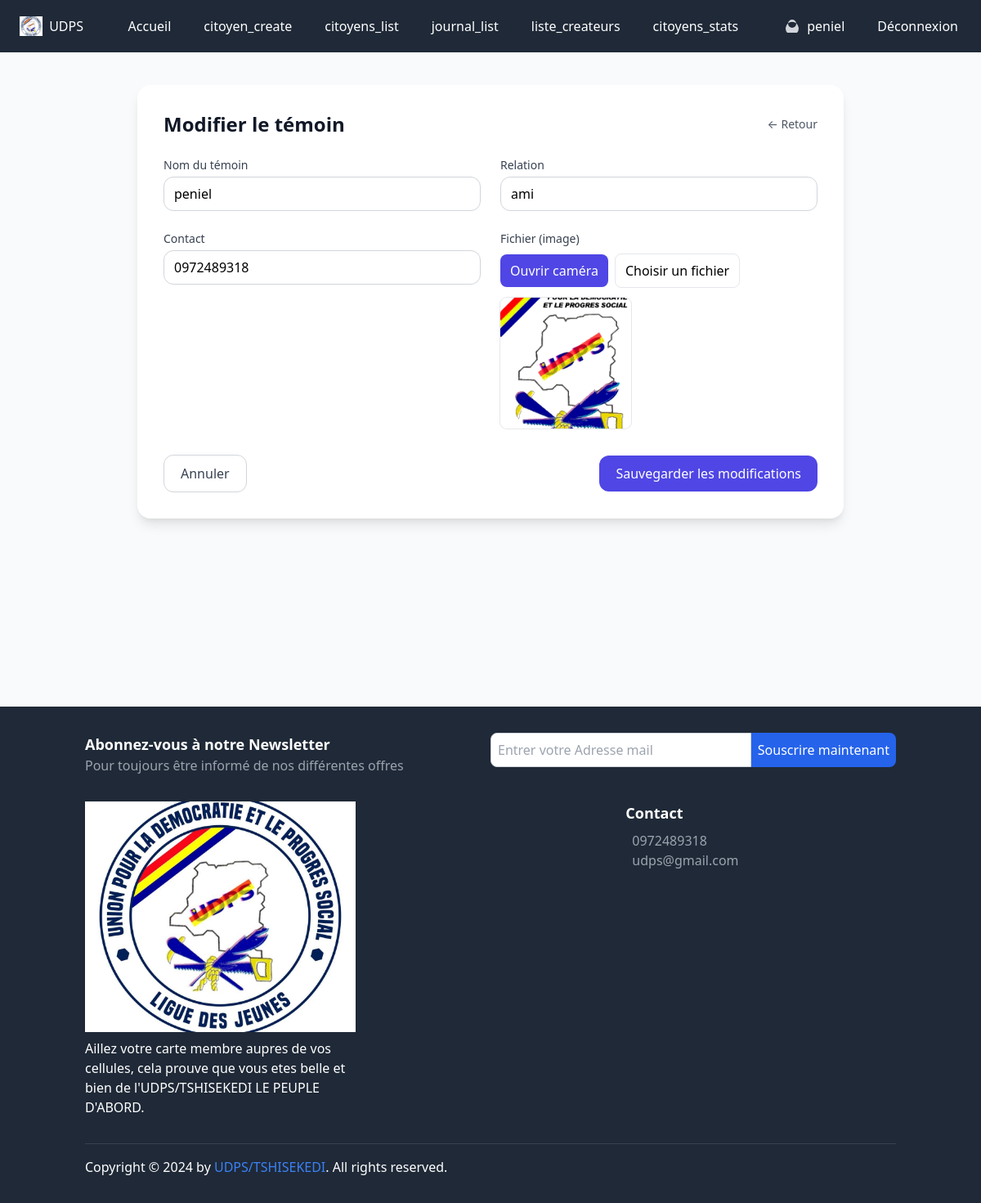
/user/temoin/15/modifier/ (signed in), run on the app's committed database.
### core/models.py (models this page shows, shortened)
class CustomUser(AbstractUser):
    email = models.EmailField(unique=True)
    profile_pic = models.ImageField(upload_to="p_img", blank=True, null=True)
    address = models.CharField(max_length=50, blank=True, null=True)
    phone = models.CharField(max_length=11, blank=True, null=True)
    role = models.CharField(max_length=50, blank=True, null=True)
    bio = models.TextField(blank=True, null=True)
    is_active_user = models.BooleanField(default=False)  # utilisateur désactivé par défaut
    province = models.CharField(max_length=100, blank=True, null=True)
    ville_ou_district = models.CharField(max_length=100, blank=True, null=True)
    commune_ou_contree = models.CharField(max_length=100, blank=True, null=True)
    USERNAME_FIELD = 'email'
    REQUIRED_FIELDS = ('username',)

class Temoin(models.Model):
    citoyen = models.ForeignKey(Citoyen, on_delete=models.CASCADE, related_name="temoins")
    nom = models.CharField(max_length=100)
    relation = models.CharField(max_length=100, help_text="Relation avec le citoyen (ami, parent, voisin, ...)")
    contact = models.CharField(max_length=20)
    signature = models.ImageField(upload_to="citoyens/temoins/signatures/")

### core/views.py (the view)
# urls.py: path("temoin/<int:pk>/modifier/", views.modifier_temoin, name="modifier_temoin"),
@login_required(login_url="signin")
def modifier_temoin(request, pk):
    temoin = get_object_or_404(Temoin, pk=pk)
    if temoin.citoyen.cree_par != request.user:
        messages.error(request, "Vous n’avez pas l’autorisation de modifier ce témoin.")
        return redirect("citoyen_detail", pk=temoin.citoyen.id)
    if request.method == "POST":
        form = TemoinForm(request.POST, request.FILES, instance=temoin)
        if form.is_valid():
            form.save()
            JournalAction.objects.create(
                action="Modification d’un témoin",
                utilisateur=request.user,
                citoyen=temoin.citoyen
            )
            messages.success(request, "Témoin modifié avec succès !")
            return redirect("citoyen_detail", pk=temoin.citoyen.id)
    else:
        form = TemoinForm(instance=temoin)
    return render(request, "core/modifier_temoin.html", {"form": form, "temoin": temoin})

### core/forms.py
class TemoinForm(forms.ModelForm):
    nom = forms.CharField(
        widget=forms.TextInput(attrs={
            "class": "form-control",
            "placeholder": "Entrez le nom du témoin"
        })
    )
    relation = forms.CharField(
        widget=forms.TextInput(attrs={
            "class": "form-control",
            "placeholder": "Relation avec le citoyen"
        })
    )
    contact = forms.CharField(
        widget=forms.TextInput(attrs={
            "class": "form-control",
            "placeholder": "Contact du témoin"
        })
    )
    signature = forms.ImageField(
        widget=forms.FileInput(attrs={
            "class": "form-control",
            "placeholder": "Télécharger la signature"
        })
    )
    class Meta:
        model = Temoin
        fields = ["nom", "relation", "contact", "signature"]

### core/templates/core/modifier_temoin.html (shortened to what this page needs)
{% extends "base.html" %}
{% load widget_tweaks %}
{% block content %}
<div class="min-h-screen bg-gray-50 py-10">
  <div class="max-w-4xl mx-auto px-4">
    <div class="bg-white shadow-lg rounded-2xl p-6 md:p-8">
      <div class="flex items-center justify-between">
        <h1 class="text-xl md:text-2xl font-semibold text-gray-900">Modifier le témoin</h1>
        <a href="{% url 'citoyen_detail' temoin.citoyen.id %}" class="text-sm text-gray-600 hover:text-gray-900">← Retour</a>
      </div>
      <form method="post" enctype="multipart/form-data" class="mt-6 grid grid-cols-1 md:grid-cols-2 gap-6">
        <div>
          <label class="block text-sm font-medium text-gray-700">Nom du témoin</label>
          <input type="text" name="nom" value="{{ form.nom.value|default_if_none:'' }}" required
                 class="mt-1 w-full rounded-xl border border-gray-300 focus:border-indigo-500 focus:ring-indigo-500 px-3 py-2">
        </div>
        <div>
          <label class="block text-sm font-medium text-gray-700">Relation</label>
          <input type="text" name="relation" value="{{ form.relation.value|default_if_none:'' }}" required
                 class="mt-1 w-full rounded-xl border border-gray-300 focus:border-indigo-500 focus:ring-indigo-500 px-3 py-2">
        </div>
        <div>
          <label class="block text-sm font-medium text-gray-700">Contact</label>
          <input type="text" name="contact" value="{{ form.contact.value|default_if_none:'' }}" required
                 class="mt-1 w-full rounded-xl border border-gray-300 focus:border-indigo-500 focus:ring-indigo-500 px-3 py-2">
        </div>
        <div>
            <label class="block text-sm font-medium text-gray-700">Fichier (image)</label>
            <div class="mt-2 flex items-center gap-2">
              <button type="button" id="openSignatureCameraBtn" class="px-3 py-2 bg-indigo-600 text-white rounded-lg">Ouvrir caméra</button>
              <button type="button" id="chooseSignatureBtn" class="px-3 py-2 border rounded-lg">Choisir un fichier</button>
            </div>
            <div class="mt-3">
              {% if temoin.signature %}
                <img id="signaturePreview" src="{{ temoin.signature.url }}" class="w-40 h-40 object-cover rounded-lg ring-1 ring-gray-200">
              {% else %}
                <img id="signaturePreview" class="w-40 h-40 object-cover rounded-lg hidden ring-1 ring-gray-200">
              {% endif %}
            </div>
          </div>
        <div class="md:col-span-2 flex items-center justify-between pt-2">
          <a href="{% url 'citoyen_detail' temoin.citoyen.id %}"
             class="px-5 py-2.5 rounded-xl border border-gray-300 text-gray-700 hover:bg-gray-50">
            Annuler
          </a>
          <button type="submit"
                  class="px-5 py-2.5 rounded-xl bg-indigo-600 text-white hover:bg-indigo-700 focus:ring-4 focus:ring-indigo-300">
            Sauvegarder les modifications
          </button>
        </div>
      </form>
    </div>
  </div>
</div>
{% endblock %}

### templates/base.html (shortened to what this page needs)
{% load static %}
<!DOCTYPE html>
<html lang="fr">
<head>
    <link href="https://cdn.jsdelivr.net/npm/tailwindcss@2.2.19/dist/tailwind.min.css" rel="stylesheet">
</head>
<body class="bg-gray-100">
    <nav class="bg-gray-800 text-white">
        <div class="max-w-7xl mx-auto px-4 py-3 flex justify-between items-center">
            <a href="{% url 'index' %}" class="text-gray hover:underline flex items-center bg-white-800 p-2 rounded">
                <img src="{% static 'img/logo_udps.jpg' %}" alt="Logo" class="h-6 mr-2">
                UDPS
            </a>
            <div class="hidden md:flex space-x-4">
                <a href="{% url 'index' %}" class="hover:bg-gray-700 px-3 py-2 rounded">Accueil</a>
                {% if request.user.is_authenticated and request.user.is_active_user %}
                <a href="{% url 'citoyen_create' %}" class="hover:bg-gray-700 px-3 py-2 rounded">citoyen_create</a>
                {% endif %}
                {% if request.user.is_authenticated and request.user.is_active_user %}
                <a href="{% url 'citoyens_list' %}" class="hover:bg-gray-700 px-3 py-2 rounded">citoyens_list</a>
                {% endif %}
                {% if request.user.is_authenticated and request.user.is_active_user %}
                <a href="{% url 'journal_list' %}" class="hover:bg-gray-700 px-3 py-2 rounded">journal_list</a>
                {% endif %}
                {% if request.user.is_authenticated and request.user.is_active_user %}
                <a href="{% url 'liste_createurs' %}" class="hover:bg-gray-700 px-3 py-2 rounded">liste_createurs</a>
                {% endif %}
                {% if request.user.is_authenticated and request.user.is_active_user %}
                <a href="{% url 'citoyens_dashboard_stats' %}" class="hover:bg-gray-700 px-3 py-2 rounded">citoyens_stats</a>
                {% endif %}
                {% if request.user.is_authenticated %}
                <a href="{% url 'profile' user.id %}" class="flex items-center space-x-2 hover:bg-gray-700 px-3 py-2 rounded">
                    <svg xmlns="http://www.w3.org/2000/svg"
                         class="h-5 w-5 text-gray-300"
                         viewBox="0 0 20 20"
                         fill="currentColor">
                      <path fill-rule="evenodd"
                            d="M10 2a5 5 0 100 10 5 5 0 000-10zM4 18a8 8 0 1112 0H4z"
                            clip-rule="evenodd" />
                    </svg>
                    <span>{{ request.user.username }}</span>
                  </a>
                    <a href="{% url 'signout' %}" class="hover:bg-gray-700 px-3 py-2 rounded">Déconnexion</a>
                {% else %}
                    <a href="{% url 'signup' %}" class="hover:bg-gray-700 px-3 py-2 rounded">S'inscrire</a>
                    <a href="{% url 'signin' %}" class="hover:bg-gray-700 px-3 py-2 rounded">Connexion</a>
                {% endif %}
            </div>
        </div>
    </nav>
      {% block content %}{% endblock content %}
    <footer class="bg-gray-800 text-white py-8">
        <div class="container mx-auto px-4">
            <div class="mb-8">
                <div class="flex flex-col md:flex-row">
                    <div class="md:w-1/2 mb-4 md:mb-0">
                        <h3 class="text-lg font-bold">Abonnez-vous à notre Newsletter</h3>
                        <p class="text-gray-400">Pour toujours être informé de nos différentes offres</p>
                    </div>
                    <div class="md:w-1/2">
                        <form action="https://api.web3forms.com/submit" method="POST" class="flex">
                            <input type="email" name="email" placeholder="Entrer votre Adresse mail" required class="flex-1 p-2 rounded-l-lg border border-gray-300" />
                            <button class="bg-blue-600 text-white p-2 rounded-r-lg">Souscrire maintenant</button>
                        </form>
                    </div>
                </div>
            </div>
            <div class="flex flex-col md:flex-row mb-8">
                <div class="md:w-1/3 mb-4 md:mb-0">
                    <div class="footer-logo mb-2">
                        <img class="img-fluid" src="{% static 'img/logo_udps.jpg' %}" alt="">
                    </div>
                    <p>Aillez votre carte membre aupres de vos cellules, cela prouve que vous etes belle et bien de l'UDPS/TSHISEKEDI LE PEUPLE D'ABORD.</p>
                </div>
                <div class="md:w-1/3 mb-4 md:mb-0">
                </div>
                <div class="md:w-1/3">
                    <h3 class="text-lg font-bold">Contact</h3>
                    <div class="mt-2">
                        <p class="flex items-center"><a href="callto:+243 97 24 89 318" class="text-gray-400 hover:text-white">0972489318</a></p>
                        <p class="flex items-center"><a href="mailto:ngelekapeniel@gmail.com" class="text-gray-400 hover:text-white">udps@gmail.com</a></p>
                    </div>
                </div>
            </div>
            <div class="border-t border-gray-700 pt-4">
                <div class="flex justify-between items-center">
                    <div>
                        <p class="mb-0">Copyright © 2024 by <a href="#" class="text-blue-500 hover:underline">UDPS/TSHISEKEDI</a>. All rights reserved.</p>
                    </div>
                </div>
            </div>
        </div>
    </footer>
</body>
</html>

### data on the page
CustomUser: user.username "peniel"
Temoin: nom "peniel", relation "ami", contact "0972489318", signature (picture)
